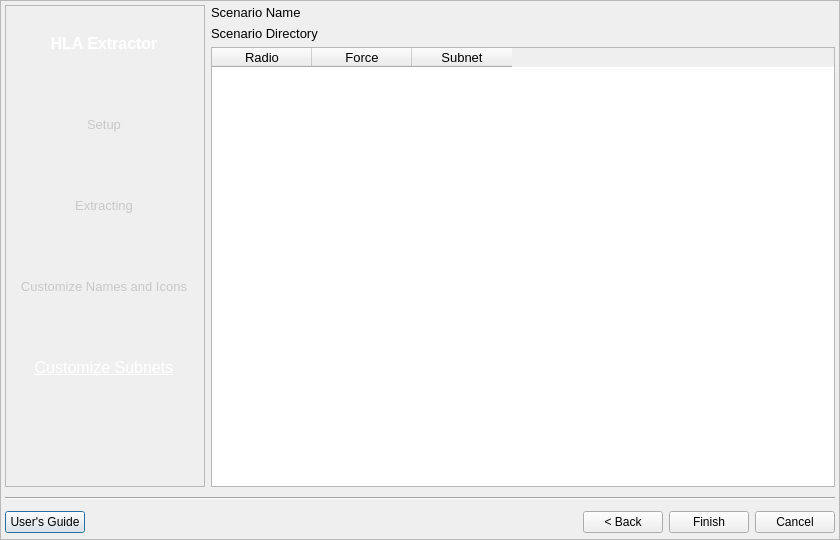
<?xml version="1.0" encoding="UTF-8"?>
<ui version="4.0">
 <class>AdjustSubnets</class>
 <widget class="QDialog" name="AdjustSubnets">
  <property name="geometry">
   <rect>
    <x>0</x>
    <y>0</y>
    <width>840</width>
    <height>540</height>
   </rect>
  </property>
  <property name="windowTitle">
   <string>HLA Extractor Step 4 - Customize Subnets</string>
  </property>
  <layout class="QHBoxLayout">
   <property name="margin">
    <number>0</number>
   </property>
   <item>
    <widget class="QFrame" name="WizardBase">
     <property name="sizePolicy">
      <sizepolicy hsizetype="Expanding" vsizetype="Expanding">
       <horstretch>0</horstretch>
       <verstretch>0</verstretch>
      </sizepolicy>
     </property>
     <property name="frameShape">
      <enum>QFrame::StyledPanel</enum>
     </property>
     <property name="frameShadow">
      <enum>QFrame::Sunken</enum>
     </property>
     <layout class="QVBoxLayout">
      <property name="margin">
       <number>4</number>
      </property>
      <item>
       <layout class="QHBoxLayout">
        <item>
         <widget class="GradientFrame" name="Frame">
          <property name="sizePolicy">
           <sizepolicy hsizetype="Fixed" vsizetype="Preferred">
            <horstretch>0</horstretch>
            <verstretch>0</verstretch>
           </sizepolicy>
          </property>
          <property name="minimumSize">
           <size>
            <width>200</width>
            <height>0</height>
           </size>
          </property>
          <property name="maximumSize">
           <size>
            <width>200</width>
            <height>16777215</height>
           </size>
          </property>
          <property name="font">
           <font>
            <pointsize>10</pointsize>
           </font>
          </property>
          <property name="windowTitle">
           <string>Frame</string>
          </property>
          <property name="frameShape">
           <enum>QFrame::StyledPanel</enum>
          </property>
          <property name="frameShadow">
           <enum>QFrame::Sunken</enum>
          </property>
          <property name="lineWidth">
           <number>0</number>
          </property>
          <layout class="QVBoxLayout" name="verticalLayout">
           <property name="margin">
            <number>0</number>
           </property>
           <item>
            <widget class="ShadowLabel" name="title">
             <property name="sizePolicy">
              <sizepolicy hsizetype="Fixed" vsizetype="Preferred">
               <horstretch>0</horstretch>
               <verstretch>0</verstretch>
              </sizepolicy>
             </property>
             <property name="minimumSize">
              <size>
               <width>196</width>
               <height>0</height>
              </size>
             </property>
             <property name="maximumSize">
              <size>
               <width>196</width>
               <height>16777215</height>
              </size>
             </property>
             <property name="palette">
              <palette>
               <active>
                <colorrole role="WindowText">
                 <brush brushstyle="SolidPattern">
                  <color alpha="255">
                   <red>255</red>
                   <green>255</green>
                   <blue>255</blue>
                  </color>
                 </brush>
                </colorrole>
               </active>
               <inactive>
                <colorrole role="WindowText">
                 <brush brushstyle="SolidPattern">
                  <color alpha="255">
                   <red>255</red>
                   <green>255</green>
                   <blue>255</blue>
                  </color>
                 </brush>
                </colorrole>
               </inactive>
               <disabled>
                <colorrole role="WindowText">
                 <brush brushstyle="SolidPattern">
                  <color alpha="255">
                   <red>106</red>
                   <green>104</green>
                   <blue>100</blue>
                  </color>
                 </brush>
                </colorrole>
               </disabled>
              </palette>
             </property>
             <property name="font">
              <font>
               <pointsize>12</pointsize>
               <weight>75</weight>
               <bold>true</bold>
              </font>
             </property>
             <property name="text">
              <string>HLA Extractor</string>
             </property>
             <property name="alignment">
              <set>Qt::AlignCenter</set>
             </property>
            </widget>
           </item>
           <item>
            <widget class="ShadowLabel" name="step1">
             <property name="sizePolicy">
              <sizepolicy hsizetype="Fixed" vsizetype="Preferred">
               <horstretch>0</horstretch>
               <verstretch>0</verstretch>
              </sizepolicy>
             </property>
             <property name="minimumSize">
              <size>
               <width>196</width>
               <height>0</height>
              </size>
             </property>
             <property name="maximumSize">
              <size>
               <width>196</width>
               <height>16777215</height>
              </size>
             </property>
             <property name="palette">
              <palette>
               <active>
                <colorrole role="WindowText">
                 <brush brushstyle="SolidPattern">
                  <color alpha="255">
                   <red>200</red>
                   <green>200</green>
                   <blue>200</blue>
                  </color>
                 </brush>
                </colorrole>
               </active>
               <inactive>
                <colorrole role="WindowText">
                 <brush brushstyle="SolidPattern">
                  <color alpha="255">
                   <red>200</red>
                   <green>200</green>
                   <blue>200</blue>
                  </color>
                 </brush>
                </colorrole>
               </inactive>
               <disabled>
                <colorrole role="WindowText">
                 <brush brushstyle="SolidPattern">
                  <color alpha="255">
                   <red>106</red>
                   <green>104</green>
                   <blue>100</blue>
                  </color>
                 </brush>
                </colorrole>
               </disabled>
              </palette>
             </property>
             <property name="text">
              <string>Setup</string>
             </property>
             <property name="alignment">
              <set>Qt::AlignCenter</set>
             </property>
             <property name="wordWrap">
              <bool>true</bool>
             </property>
            </widget>
           </item>
           <item>
            <widget class="ShadowLabel" name="step2">
             <property name="sizePolicy">
              <sizepolicy hsizetype="Fixed" vsizetype="Preferred">
               <horstretch>0</horstretch>
               <verstretch>0</verstretch>
              </sizepolicy>
             </property>
             <property name="minimumSize">
              <size>
               <width>196</width>
               <height>0</height>
              </size>
             </property>
             <property name="maximumSize">
              <size>
               <width>196</width>
               <height>16777215</height>
              </size>
             </property>
             <property name="palette">
              <palette>
               <active>
                <colorrole role="WindowText">
                 <brush brushstyle="SolidPattern">
                  <color alpha="255">
                   <red>200</red>
                   <green>200</green>
                   <blue>200</blue>
                  </color>
                 </brush>
                </colorrole>
               </active>
               <inactive>
                <colorrole role="WindowText">
                 <brush brushstyle="SolidPattern">
                  <color alpha="255">
                   <red>200</red>
                   <green>200</green>
                   <blue>200</blue>
                  </color>
                 </brush>
                </colorrole>
               </inactive>
               <disabled>
                <colorrole role="WindowText">
                 <brush brushstyle="SolidPattern">
                  <color alpha="255">
                   <red>106</red>
                   <green>104</green>
                   <blue>100</blue>
                  </color>
                 </brush>
                </colorrole>
               </disabled>
              </palette>
             </property>
             <property name="text">
              <string>Extracting</string>
             </property>
             <property name="alignment">
              <set>Qt::AlignCenter</set>
             </property>
             <property name="wordWrap">
              <bool>true</bool>
             </property>
            </widget>
           </item>
           <item>
            <widget class="ShadowLabel" name="step3">
             <property name="sizePolicy">
              <sizepolicy hsizetype="Fixed" vsizetype="Preferred">
               <horstretch>0</horstretch>
               <verstretch>0</verstretch>
              </sizepolicy>
             </property>
             <property name="minimumSize">
              <size>
               <width>196</width>
               <height>0</height>
              </size>
             </property>
             <property name="maximumSize">
              <size>
               <width>196</width>
               <height>16777215</height>
              </size>
             </property>
             <property name="palette">
              <palette>
               <active>
                <colorrole role="WindowText">
                 <brush brushstyle="SolidPattern">
                  <color alpha="255">
                   <red>200</red>
                   <green>200</green>
                   <blue>200</blue>
                  </color>
                 </brush>
                </colorrole>
               </active>
               <inactive>
                <colorrole role="WindowText">
                 <brush brushstyle="SolidPattern">
                  <color alpha="255">
                   <red>200</red>
                   <green>200</green>
                   <blue>200</blue>
                  </color>
                 </brush>
                </colorrole>
               </inactive>
               <disabled>
                <colorrole role="WindowText">
                 <brush brushstyle="SolidPattern">
                  <color alpha="255">
                   <red>106</red>
                   <green>104</green>
                   <blue>100</blue>
                  </color>
                 </brush>
                </colorrole>
               </disabled>
              </palette>
             </property>
             <property name="text">
              <string>Customize Names and Icons</string>
             </property>
             <property name="alignment">
              <set>Qt::AlignCenter</set>
             </property>
             <property name="wordWrap">
              <bool>true</bool>
             </property>
            </widget>
           </item>
           <item>
            <widget class="ShadowLabel" name="step4">
             <property name="sizePolicy">
              <sizepolicy hsizetype="Fixed" vsizetype="Preferred">
               <horstretch>0</horstretch>
               <verstretch>0</verstretch>
              </sizepolicy>
             </property>
             <property name="minimumSize">
              <size>
               <width>196</width>
               <height>0</height>
              </size>
             </property>
             <property name="maximumSize">
              <size>
               <width>196</width>
               <height>16777215</height>
              </size>
             </property>
             <property name="palette">
              <palette>
               <active>
                <colorrole role="WindowText">
                 <brush brushstyle="SolidPattern">
                  <color alpha="255">
                   <red>255</red>
                   <green>255</green>
                   <blue>255</blue>
                  </color>
                 </brush>
                </colorrole>
               </active>
               <inactive>
                <colorrole role="WindowText">
                 <brush brushstyle="SolidPattern">
                  <color alpha="255">
                   <red>255</red>
                   <green>255</green>
                   <blue>255</blue>
                  </color>
                 </brush>
                </colorrole>
               </inactive>
               <disabled>
                <colorrole role="WindowText">
                 <brush brushstyle="SolidPattern">
                  <color alpha="255">
                   <red>106</red>
                   <green>104</green>
                   <blue>100</blue>
                  </color>
                 </brush>
                </colorrole>
               </disabled>
              </palette>
             </property>
             <property name="font">
              <font>
               <pointsize>12</pointsize>
               <underline>true</underline>
              </font>
             </property>
             <property name="frameShape">
              <enum>QFrame::NoFrame</enum>
             </property>
             <property name="frameShadow">
              <enum>QFrame::Plain</enum>
             </property>
             <property name="text">
              <string>Customize Subnets</string>
             </property>
             <property name="alignment">
              <set>Qt::AlignCenter</set>
             </property>
             <property name="wordWrap">
              <bool>true</bool>
             </property>
            </widget>
           </item>
           <item>
            <widget class="QLabel" name="logo">
             <property name="sizePolicy">
              <sizepolicy hsizetype="Fixed" vsizetype="Preferred">
               <horstretch>0</horstretch>
               <verstretch>0</verstretch>
              </sizepolicy>
             </property>
             <property name="minimumSize">
              <size>
               <width>200</width>
               <height>0</height>
              </size>
             </property>
             <property name="maximumSize">
              <size>
               <width>200</width>
               <height>16777215</height>
              </size>
             </property>
             <property name="text">
              <string/>
             </property>
             <property name="pixmap">
              <pixmap resource="Extractor.qrc">:/background.png</pixmap>
             </property>
            </widget>
           </item>
          </layout>
         </widget>
        </item>
        <item>
         <layout class="QVBoxLayout">
          <item>
           <widget class="QLabel" name="scenarioName">
            <property name="font">
             <font>
              <pointsize>10</pointsize>
             </font>
            </property>
            <property name="text">
             <string>Scenario Name</string>
            </property>
           </widget>
          </item>
          <item>
           <widget class="QLabel" name="scenarioDirectory">
            <property name="font">
             <font>
              <pointsize>10</pointsize>
             </font>
            </property>
            <property name="text">
             <string>Scenario Directory</string>
            </property>
           </widget>
          </item>
          <item>
           <widget class="QTableWidget" name="tableWidget">
            <property name="font">
             <font>
              <pointsize>10</pointsize>
             </font>
            </property>
            <property name="toolTip">
             <string>&lt;!DOCTYPE HTML PUBLIC &quot;-//W3C//DTD HTML 4.0//EN&quot; &quot;http://www.w3.org/TR/REC-html40/strict.dtd&quot;&gt;
&lt;html&gt;&lt;head&gt;&lt;meta name=&quot;qrichtext&quot; content=&quot;1&quot; /&gt;&lt;style type=&quot;text/css&quot;&gt;
p, li { white-space: pre-wrap; }
&lt;/style&gt;&lt;/head&gt;&lt;body style=&quot; font-family:'Tahoma'; font-size:10pt; font-weight:400; font-style:normal;&quot;&gt;
&lt;p style=&quot; margin-top:0px; margin-bottom:0px; margin-left:0px; margin-right:0px; -qt-block-indent:0; text-indent:0px;&quot;&gt;&lt;span style=&quot; font-family:'MS Shell Dlg 2';&quot;&gt;This table can be used to modify the Subnet associated with a EXata/QualNet node.&lt;/span&gt;&lt;/p&gt;&lt;/body&gt;&lt;/html&gt;</string>
            </property>
            <column>
             <property name="text">
              <string>Radio</string>
             </property>
            </column>
            <column>
             <property name="text">
              <string>Force</string>
             </property>
            </column>
            <column>
             <property name="text">
              <string>Subnet</string>
             </property>
            </column>
           </widget>
          </item>
         </layout>
        </item>
       </layout>
      </item>
      <item>
       <widget class="Line" name="line">
        <property name="sizePolicy">
         <sizepolicy hsizetype="Expanding" vsizetype="Fixed">
          <horstretch>0</horstretch>
          <verstretch>0</verstretch>
         </sizepolicy>
        </property>
        <property name="minimumSize">
         <size>
          <width>10</width>
          <height>10</height>
         </size>
        </property>
        <property name="orientation">
         <enum>Qt::Horizontal</enum>
        </property>
       </widget>
      </item>
      <item>
       <layout class="QHBoxLayout">
        <item>
         <widget class="QPushButton" name="UsersGuide">
          <property name="toolTip">
           <string>&lt;html&gt;&lt;head&gt;&lt;meta name=&quot;qrichtext&quot; content=&quot;1&quot; /&gt;&lt;style type=&quot;text/css&quot;&gt;
p, li { white-space: pre-wrap; }
&lt;/style&gt;&lt;/head&gt;&lt;body style=&quot; font-family:'MS Shell Dlg 2'; font-size:8.25pt; font-weight:400; font-style:normal;&quot;&gt;
&lt;p style=&quot; margin-top:0px; margin-bottom:0px; margin-left:0px; margin-right:0px; -qt-block-indent:0; text-indent:0px; font-size:8pt;&quot;&gt;Open the HLA Extractor User's Guide&lt;/p&gt;&lt;/body&gt;&lt;/html&gt;</string>
          </property>
          <property name="text">
           <string>User's Guide</string>
          </property>
         </widget>
        </item>
        <item>
         <spacer>
          <property name="orientation">
           <enum>Qt::Horizontal</enum>
          </property>
          <property name="sizeHint" stdset="0">
           <size>
            <width>331</width>
            <height>26</height>
           </size>
          </property>
         </spacer>
        </item>
        <item>
         <widget class="QPushButton" name="Back">
          <property name="toolTip">
           <string>&lt;html&gt;&lt;head&gt;&lt;meta name=&quot;qrichtext&quot; content=&quot;1&quot; /&gt;&lt;style type=&quot;text/css&quot;&gt;
p, li { white-space: pre-wrap; }
&lt;/style&gt;&lt;/head&gt;&lt;body style=&quot; font-family:'MS Shell Dlg 2'; font-size:8.25pt; font-weight:400; font-style:normal;&quot;&gt;
&lt;p style=&quot; margin-top:0px; margin-bottom:0px; margin-left:0px; margin-right:0px; -qt-block-indent:0; text-indent:0px; font-size:8pt;&quot;&gt;Press Back to return to the Customize Names and Icons screen&lt;/p&gt;&lt;/body&gt;&lt;/html&gt;</string>
          </property>
          <property name="text">
           <string>&lt; Back</string>
          </property>
         </widget>
        </item>
        <item>
         <widget class="QPushButton" name="Finish">
          <property name="toolTip">
           <string>&lt;html&gt;&lt;head&gt;&lt;meta name=&quot;qrichtext&quot; content=&quot;1&quot; /&gt;&lt;style type=&quot;text/css&quot;&gt;
p, li { white-space: pre-wrap; }
&lt;/style&gt;&lt;/head&gt;&lt;body style=&quot; font-family:'MS Shell Dlg 2'; font-size:8.25pt; font-weight:400; font-style:normal;&quot;&gt;
&lt;p style=&quot; margin-top:0px; margin-bottom:0px; margin-left:0px; margin-right:0px; -qt-block-indent:0; text-indent:0px; font-size:8pt;&quot;&gt;Press Finish to save the scenario and close the HLA Extractor&lt;/p&gt;&lt;/body&gt;&lt;/html&gt;</string>
          </property>
          <property name="text">
           <string>Finish</string>
          </property>
         </widget>
        </item>
        <item>
         <widget class="QPushButton" name="Cancel">
          <property name="toolTip">
           <string>&lt;html&gt;&lt;head&gt;&lt;meta name=&quot;qrichtext&quot; content=&quot;1&quot; /&gt;&lt;style type=&quot;text/css&quot;&gt;
p, li { white-space: pre-wrap; }
&lt;/style&gt;&lt;/head&gt;&lt;body style=&quot; font-family:'MS Shell Dlg 2'; font-size:8.25pt; font-weight:400; font-style:normal;&quot;&gt;
&lt;p style=&quot; margin-top:0px; margin-bottom:0px; margin-left:0px; margin-right:0px; -qt-block-indent:0; text-indent:0px; font-size:8pt;&quot;&gt;Press Cancel to exit the HLA Extractor without saving the scenario&lt;/p&gt;&lt;/body&gt;&lt;/html&gt;</string>
          </property>
          <property name="text">
           <string>Cancel</string>
          </property>
         </widget>
        </item>
       </layout>
      </item>
     </layout>
    </widget>
   </item>
  </layout>
 </widget>
 <customwidgets>
  <customwidget>
   <class>GradientFrame</class>
   <extends>QFrame</extends>
   <header>GradientFrame.h</header>
   <container>1</container>
  </customwidget>
  <customwidget>
   <class>ShadowLabel</class>
   <extends>QLabel</extends>
   <header>GradientFrame.h</header>
  </customwidget>
 </customwidgets>
 <resources>
  <include location="Extractor.qrc"/>
 </resources>
 <connections/>
</ui>
